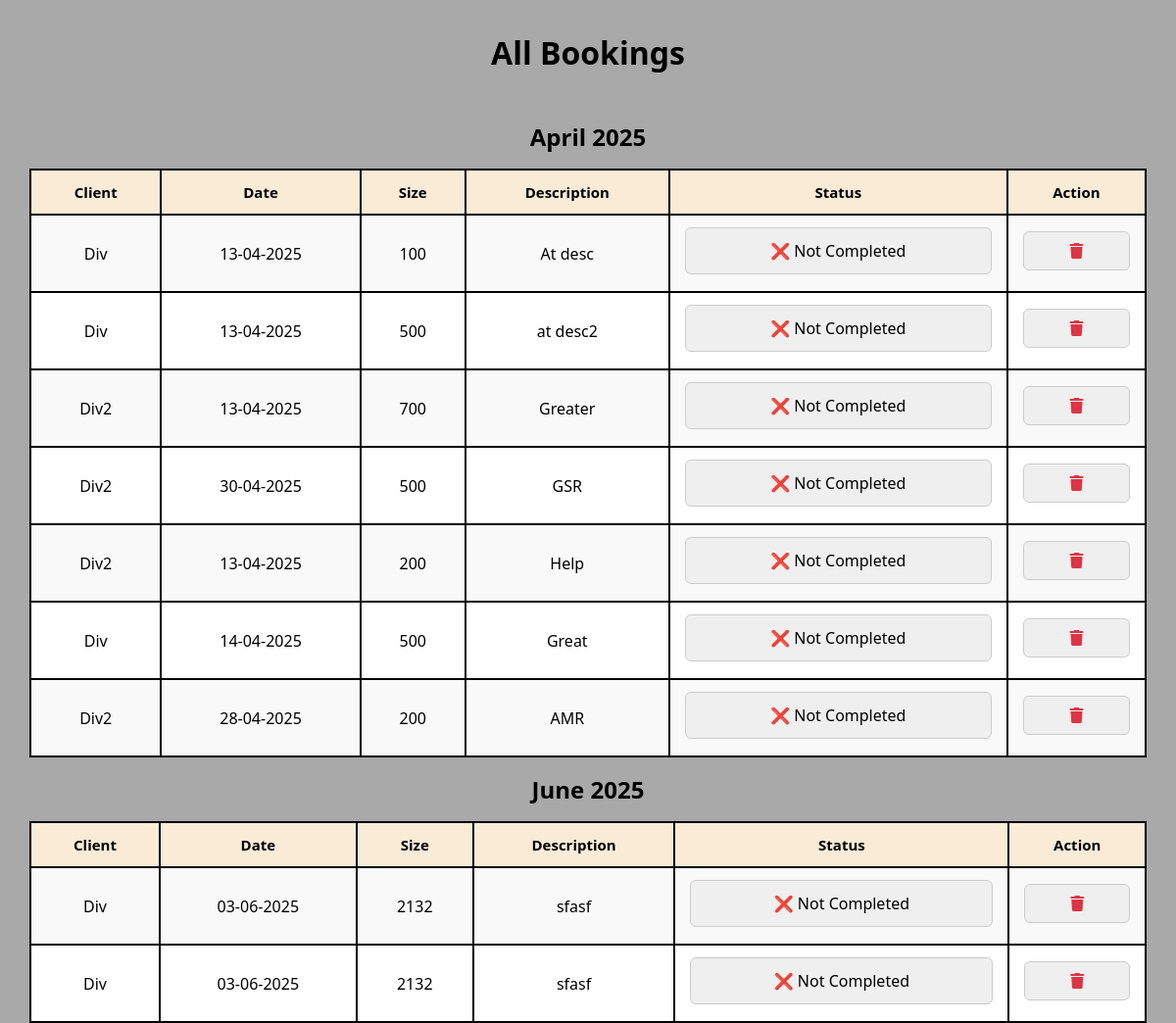
The app's page /view_all_bookings (signed in), older data.
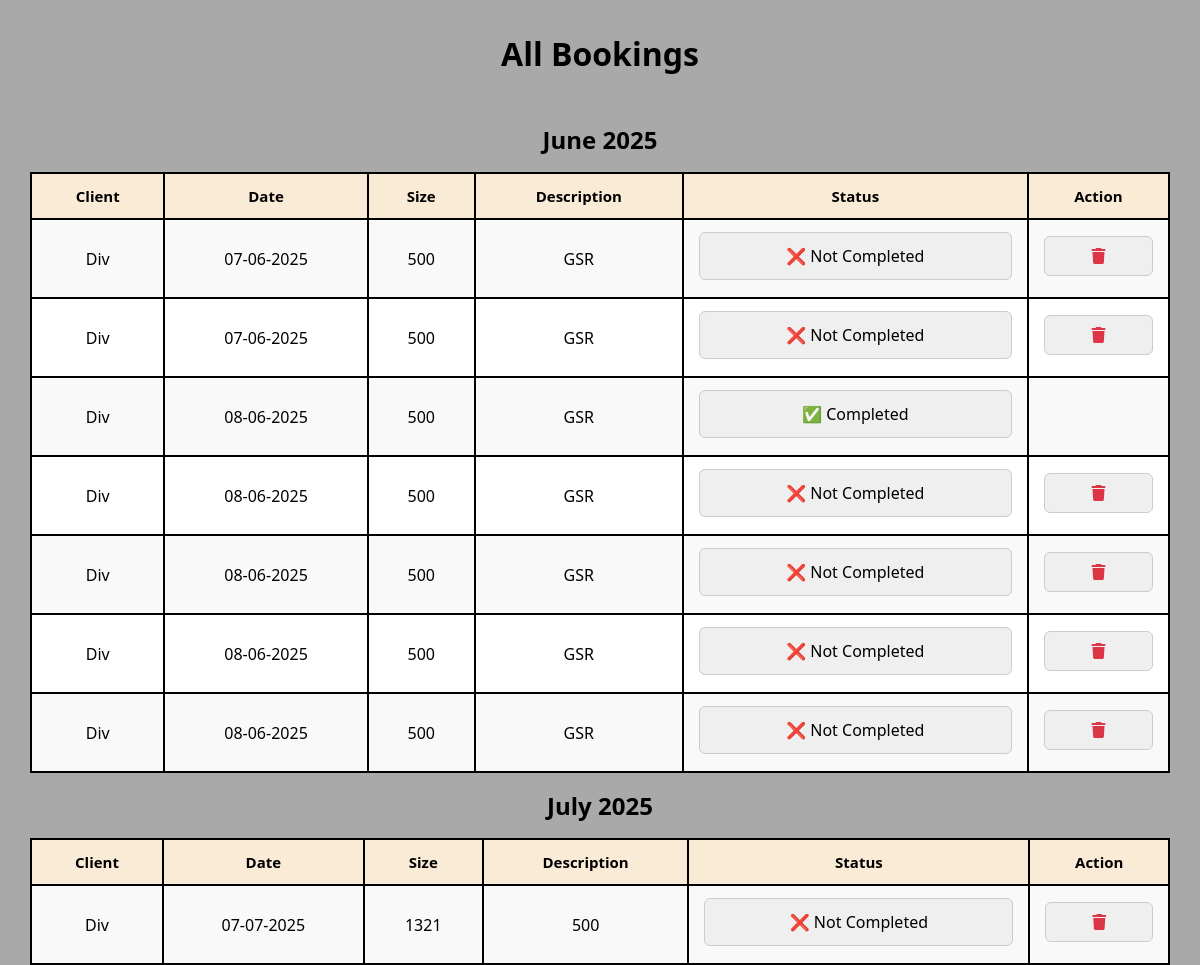
The same page, newer data.
### db_setup.py (models this page shows)
class Entity(Base):
    __tablename__ = 'entities'
    id = Column(Integer, primary_key=True)
    date = Column(Date, nullable=False)
    client_id = Column(Integer, ForeignKey('clients.id'), nullable=False)
    client = relationship("Client")
    size = Column(Integer, nullable = False)
    description = Column(String, nullable=False)
    completed = Column(Boolean, default=False)

class Client(Base, UserMixin):
    __tablename__ = 'clients'
    id = Column(Integer, primary_key=True)
    username = Column(String, nullable=False)
    password = Column(String, nullable=False)
    role = Column(String, nullable=False, default='client')

### app.py (the view)
@app.route('/view_all_bookings', methods=['GET'])
@login_required
def view_all_bookings():
    if current_user.role == 'Admin':
        bookings = db_session.query(Entity).all()
    else:
        bookings = db_session.query(Entity).filter(Entity.client_id == current_user.id).all()
    bookings_by_month = defaultdict(list)
    for booking in bookings:
        if booking.date:
            month = booking.date.strftime('%B %Y')
            bookings_by_month[month].append(booking)
    return render_template('viewall.html', bookings_by_month=bookings_by_month)

### app.py (called while the page is built)
@login_manager.user_loader
def load_user(client_id):
    return db_session.get(Client, client_id)

### templates/viewall.html (shortened to what this page needs)
<!DOCTYPE html>
<html lang="en">
  <head>
    <link
      rel="stylesheet"
      href="{{ url_for('static', filename='style.css') }}"
    />
    <link
      rel="stylesheet"
      href="https://cdnjs.cloudflare.com/ajax/libs/font-awesome/6.5.0/css/all.min.css"
    />
  </head>
  <body>
    <h1>All Bookings</h1>
    {% for month, bookings in bookings_by_month.items() %}
    <h2>{{ month }}</h2>
    <div class="table-container">
      <table class="table-view">
        <tr>
          <th>Client</th>
          <th>Date</th>
          <th>Size</th>
          <th>Description</th>
          <th>Status</th>
          <th>Action</th>
        </tr>
        {% for booking in bookings %}
        <tr>
          <td>{{ booking.client.username }}</td>
          <td>{{ booking.date.strftime('%d-%m-%Y') }}</td>
          <td>{{ booking.size }}</td>
          <td>{{ booking.description }}</td>
          <td>
            <form
              action="{{ url_for('toggle_complete', booking_id=booking.id) }}"
              method="POST"
            >
              <button type="submit">
                {% if booking.completed %} ✅ Completed {% else %} ❌ Not
                Completed {% endif %}
              </button>
            </form>
          </td>
          <td>
            {% if booking.completed == False %}
            <form
              class="form-buttons"
              action="{{ url_for('delete_booking', booking_id=booking.id) }}"
              method="POST"
              onsubmit="return confirm('Delete this booking?');"
            >
              <button class="delete" type="submit" title="Delete">
                <i class="fa-solid fa-trash"></i>
              </button>
            </form>
            {% endif %}
          </td>
        </tr>
        {% endfor %}
      </table>
    </div>
    {% else %}
    <h2>No bookings found.</h2>
    {% endfor %}
  </body>
</html>

### static/style.css (style rules this page uses)
* { margin: 0; padding: 0; box-sizing: border-box; font-family: 'Segoe UI', Tahoma, Geneva, Verdana, sans-serif }
body, html { justify-content: center; padding: 0; background-color: darkgray; }
h1 { justify-content: center; justify-self: center; justify-items: center; padding: 2rem; }
input, textarea, button, select { padding: 12px; font-size: 1rem; border-radius: 6px; border: 1px solid #ccc; margin-bottom: 5px; width :100%; }
button.delete { color: #dc3545; cursor: pointer; padding: 0.5rem; }
h2 { justify-self: center; padding: 1rem; }
.table-container { overflow-x: auto; width: 95%; justify-self: center; }
.table-view { width: 100%; border-collapse: collapse; overflow: hidden; box-shadow: 0 4px 12px rgba(0, 0, 0, 0.2); background-color: #fff; font-size: 16px; min-width: 600px; }
.table-view th, .table-view td { border: 2px solid black; padding: 12px 15px; text-align: center; }
.table-view th { background-color: antiquewhite; color: black; font-size: 15px; }
.table-view tr:nth-child(even) { background-color: #f9f9f9; }

Row changes from the older to the newer data that the page shows:
removed Entity: client.username "Div", date "13-04-2025", size "100", description "At desc", completed "❌ Not Completed", shown under "April 2025"
removed Entity: client.username "Div", date "13-04-2025", size "500", description "at desc2", completed "❌ Not Completed", shown under "April 2025"
removed Entity: client.username "Div2", date "13-04-2025", size "700", description "Greater", completed "❌ Not Completed", shown under "April 2025"
removed Entity: client.username "Div2", date "30-04-2025", size "500", description "GSR", completed "❌ Not Completed", shown under "April 2025"
removed Entity: client.username "Div2", date "13-04-2025", size "200", description "Help", completed "❌ Not Completed", shown under "April 2025"
removed Entity: client.username "Div", date "14-04-2025", size "500", description "Great", completed "❌ Not Completed", shown under "April 2025"
removed Entity: client.username "Div2", date "28-04-2025", size "200", description "AMR", completed "❌ Not Completed", shown under "April 2025"
removed Entity: client.username "Div", date "03-06-2025", size "2132", description "sfasf", completed "❌ Not Completed", shown under "June 2025"
removed Entity: client.username "Div", date "03-06-2025", size "2132", description "sfasf", completed "❌ Not Completed", shown under "June 2025"
added Entity: client.username "Div", date "07-06-2025", size "500", description "GSR", completed "❌ Not Completed", shown under "June 2025"
added Entity: client.username "Div", date "07-06-2025", size "500", description "GSR", completed "❌ Not Completed", shown under "June 2025"
added Entity: client.username "Div", date "08-06-2025", size "500", description "GSR", completed "✅ Completed", shown under "June 2025"
added Entity: client.username "Div", date "08-06-2025", size "500", description "GSR", completed "❌ Not Completed", shown under "June 2025"
added Entity: client.username "Div", date "08-06-2025", size "500", description "GSR", completed "❌ Not Completed", shown under "June 2025"
added Entity: client.username "Div", date "08-06-2025", size "500", description "GSR", completed "❌ Not Completed", shown under "June 2025"
added Entity: client.username "Div", date "08-06-2025", size "500", description "GSR", completed "❌ Not Completed", shown under "June 2025"
added Entity: client.username "Div", date "07-07-2025", size "1321", description "500", completed "❌ Not Completed", shown under "July 2025"
Text that changed along with them:
new list line: "July 2025 Client Date Size Description Status Action"
list line gone: "April 2025 Client Date Size Description Status Action"
